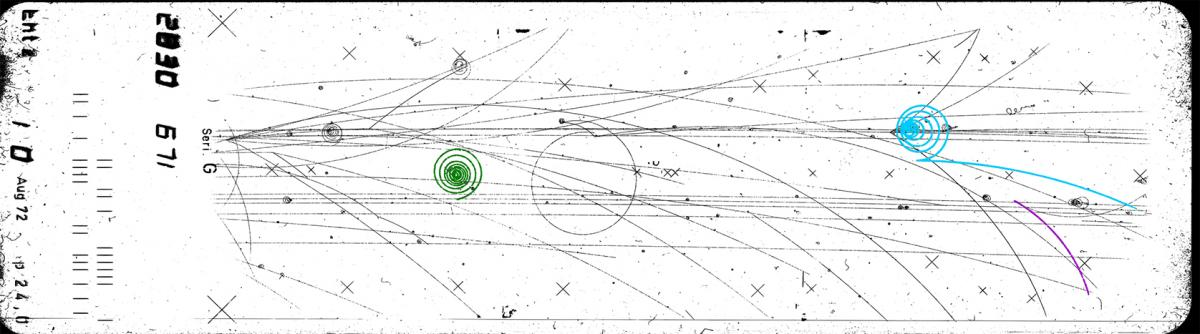
#> input picture bubble_chamber.jpg, 1200 x 334 px
$ python fractal_analysis.py
#> lines starting #> are read from the running program, lines starting #| are printed output that depends on the picture; after the words box and inside, x2 and y2 are one past the last pixel; in counts of white or black regions, pixels touching at a corner belong together
"""
FRACTAL DIMENSION ANALYSIS OF QUANTUM PARTICLE TRACKS
======================================================
Tests the [ICE] framework prediction: D = 1.50

This script analyzes bubble chamber images to measure the fractal
dimension of particle worldlines using box-counting method.

REQUIREMENTS:
pip install numpy matplotlib pillow scipy scikit-image pandas

USAGE:
1. Save your bubble chamber image as 'bubble_chamber.jpg'
2. Run: python fractal_analysis.py
3. Results printed to console + saved as PNG plots
"""

import numpy as np
import matplotlib.pyplot as plt
from PIL import Image
from scipy.ndimage import binary_erosion, binary_dilation
from skimage import measure, morphology
import pandas as pd
from scipy import stats

# ========================================================================
# STEP 1: Load and preprocess bubble chamber image
# ========================================================================

print("\n" + "="*70)
print("FRACTAL DIMENSION ANALYSIS OF QUANTUM PARTICLE TRACKS")
print("="*70 + "\n")

# Load the image
print("Loading bubble chamber image...")
img = Image.open('bubble_chamber.jpg')
#> img is the input picture: PIL image 1200x334 RGB; mean R, G, B 238, 238.8, 238.8
img_array = np.array(img.convert('L'))  # Convert to grayscale

print(f"Image size: {img_array.shape}")
#| Image size: (334, 1200)

# Threshold to isolate tracks (adjust threshold as needed)
# Dark tracks on light background
threshold = 200  # Adjust this if tracks aren't detected properly
binary = img_array < threshold
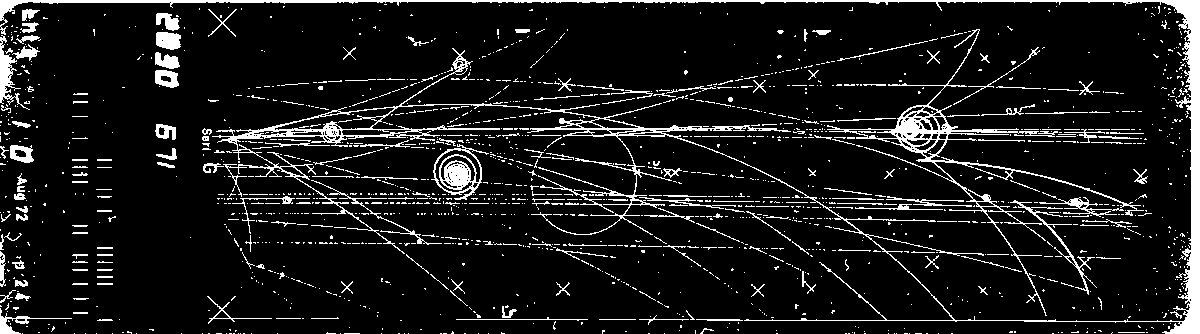
#> binary: shape (334, 1200) bool; 9.9% white; 1655 white regions (1436 under 20 px), largest, box (x1, y1, x2, y2) and area: (0, 0, 1200, 334) 14597, (827, 29, 1144, 316) 3767, (431, 144, 489, 200) 1171

# Clean up noise
print("Preprocessing: removing noise and artifacts...")
binary_clean = morphology.remove_small_objects(binary, min_size=50)
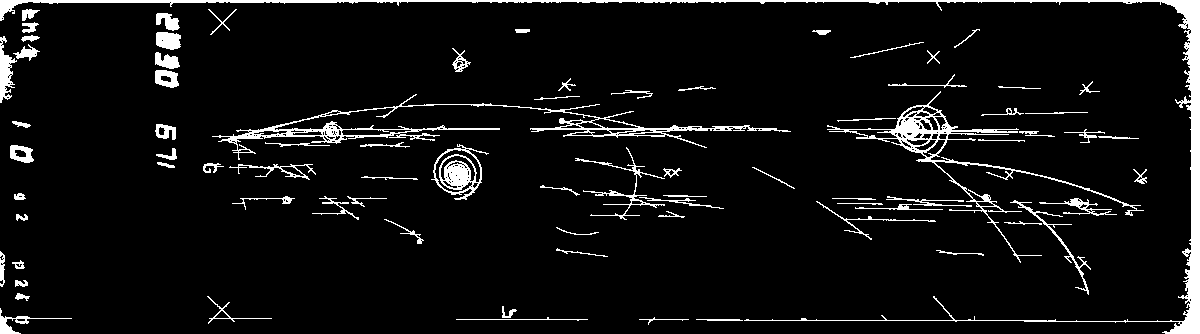
#> binary_clean: shape (334, 1200) bool; 6.4% white; 79 white regions, largest, box (x1, y1, x2, y2) and area: (0, 0, 1200, 334) 7916, (212, 94, 791, 160) 3579, (827, 91, 1144, 263) 3000
binary_clean = morphology.remove_small_holes(binary_clean, area_threshold=50)
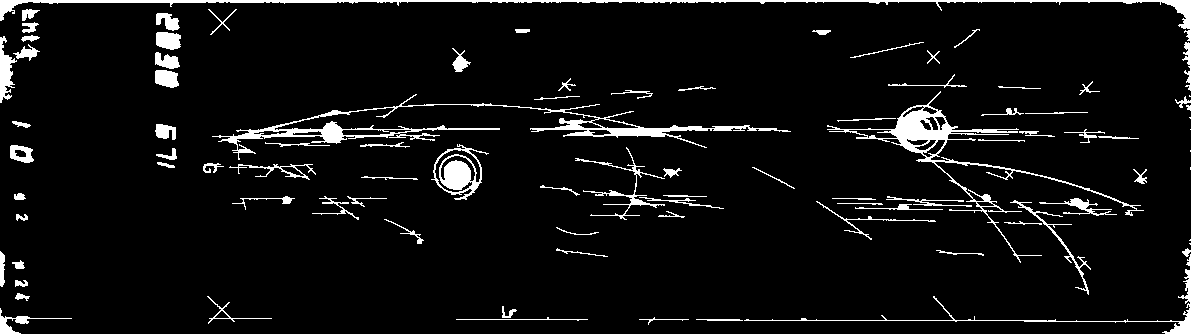
#> binary_clean: shape (334, 1200) bool; 6.7% white; 79 white regions

# Show preprocessed image
plt.figure(figsize=(15, 5))
plt.subplot(1, 2, 1)
plt.imshow(img_array, cmap='gray')
plt.title('Original Bubble Chamber Image')
plt.axis('off')

plt.subplot(1, 2, 2)
plt.imshow(binary_clean, cmap='gray')
plt.title('Detected Particle Tracks')
plt.axis('off')

plt.tight_layout()
plt.savefig('1_preprocessing.png', dpi=300, bbox_inches='tight')
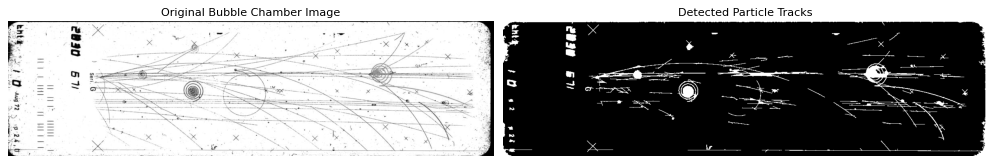
#> figure drawn by matplotlib, 2 panels
print("→ Saved: 1_preprocessing.png")
plt.show()

# ========================================================================
# STEP 2: Extract individual tracks using connected components
# ========================================================================

print("\nExtracting individual particle tracks...")

# Label connected components (each track)
labeled = measure.label(binary_clean)
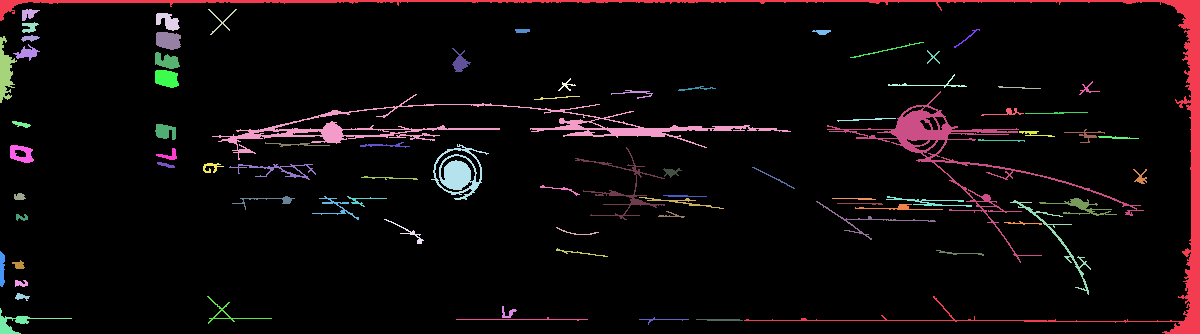
#> labeled: shape (334, 1200) int32; 80 distinct labels, from 0 to 79; one colour per label, 0 black
regions = measure.regionprops(labeled)
#> regions = 79 regions; largest, box (x1, y1, x2, y2) and area: (0, 0, 1200, 334) 7956, (212, 94, 791, 160) 4023, (827, 91, 1144, 263) 3298, (431, 144, 489, 200) 1275, (575, 147, 665, 220) 640

print(f"Found {len(regions)} potential track regions")
#| Found 79 potential track regions

# Filter by size to remove noise and fiducial markers
tracks = []
track_info = []

for region in regions:
    area = region.area
    # Keep only tracks of reasonable size (not tiny noise, not huge blobs)
    if 100 < area < 10000:
        # Get coordinates
        coords = region.coords  # Returns (row, col) = (y, x)
        # Swap to (x, y) convention
        track_coords = np.column_stack([coords[:, 1], coords[:, 0]])
        tracks.append(track_coords)
        track_info.append({
            'area': area,
            'bbox': region.bbox
        })
#> this loop made 79 passes
#> area on passes 1 to 12: 7956, 123, 94, 264, 109, 55, 50, 64, 375, 77, 566, 96
#> after the loop, track_info = 33 items; tracks = 33 items

print(f"Kept {len(tracks)} tracks after filtering")
#| Kept 33 tracks after filtering
print(f"Track sizes: {[info['area'] for info in track_info]}")
#> (printed output is left out)

# ========================================================================
# STEP 3: Calculate fractal dimension for each track
# ========================================================================

def box_counting_dimension(coords, min_box_size=2, max_box_size=None, n_sizes=15):
    """
    Calculate fractal dimension using box-counting method.

    The box-counting dimension is defined as:
        D = lim (log N(ε) / log(1/ε))
    where N(ε) is the number of boxes of size ε needed to cover the path.

    Args:
        coords: numpy array of shape (N, 2) with [x, y] coordinates
        min_box_size: minimum box size to test
        max_box_size: maximum box size (default: half of max extent)
        n_sizes: number of different box sizes to test

    Returns:
        D: fractal dimension
        box_sizes: array of box sizes tested
        counts: array of box counts for each size
    """
    # Normalize coordinates to start at origin
    coords_norm = coords - coords.min(axis=0)
    max_extent = coords_norm.max()

    if max_box_size is None:
        max_box_size = max_extent / 2

    # Logarithmically spaced box sizes
    box_sizes = np.logspace(np.log10(min_box_size),
                           np.log10(max_box_size), n_sizes)

    counts = []

    for epsilon in box_sizes:
        # Create grid of boxes
        grid_x = np.arange(0, coords_norm[:, 0].max() + epsilon, epsilon)
        grid_y = np.arange(0, coords_norm[:, 1].max() + epsilon, epsilon)

        # Digitize coordinates into boxes
        x_idx = np.digitize(coords_norm[:, 0], grid_x)
        y_idx = np.digitize(coords_norm[:, 1], grid_y)

        # Count unique boxes containing at least one point
        unique_boxes = len(set(zip(x_idx, y_idx)))
        counts.append(unique_boxes)

    # Fit line in log-log space: log(N) vs log(1/ε)
    log_inv_eps = np.log(1/box_sizes)
    log_N = np.log(counts)

    # Use middle range for fitting (avoid edge effects)
    use_indices = slice(3, -3) if len(box_sizes) > 10 else slice(None)
    coeffs = np.polyfit(log_inv_eps[use_indices], log_N[use_indices], 1)

    # Slope = fractal dimension D
    D = coeffs[0]

    return D, box_sizes, counts

# Analyze each track
print("\nCalculating fractal dimensions...")
print("-" * 70)

results = []

for i, track in enumerate(tracks):
    try:
        D, box_sizes, counts = box_counting_dimension(track)
        results.append({
            'track_id': i,
            'dimension': D,
            'n_points': len(track),
            'area': track_info[i]['area']
        })
        print(f"Track {i+1:2d}: D = {D:.3f} ({len(track):4d} points, area={track_info[i]['area']:4d})")
    except Exception as e:
        print(f"Track {i+1:2d}: Failed - {e}")
#> this loop made 33 passes
#> (max_extent in box_counting_dimension, max_box_size in box_counting_dimension, coeffs in box_counting_dimension, D, counts) on passes 2 to 8: (17, 8.5, [1.67, 4.68], 1.67, [38, 28, 25, 22, 15, 15, 12, 10, 8, 8, 6, 5, 5, 5, 4]), (23, 11.5, [1.52, 5.27], 1.52, [79, 61, 50, 38, 32, 26, 21, 17, 16, 11, 11, 8, 6, 6, 4]), (16, 8, [1.7, 4.8], 1.7, [38, 29, 27, 22, 20, 15, 13, 13, 10, 9, 6, 6, 5, 5, 5]), (24, 12, [1.72, 5.75], 1.72, [104, 81, 64, 49, 41, 32, 24, 19, 17, 12, 12, 8, 6, 6, 4]), (66, 33, [1.61, 6.13], 1.61, [171, 111, 82, 57, 42, 32, 20, 15, 12, 10, 6, 4, 3, 3, 3]), (26, 13, [1.54, 5.17], 1.54, [60, 51, 36, 31, 27, 21, 18, 16, 12, 9, 8, 6, 6, 5, 5]), (23, 11.5, [1.49, 5.16], 1.49, [64, 54, 42, 35, 29, 26, 21, 16, 15, 11, 10, 8, 7, 5, 4])
#> (max_extent in box_counting_dimension, max_box_size in box_counting_dimension, coeffs in box_counting_dimension, D) on passes 1, 12, 13, 16, 18: (1199, 599.5, [1.11, 8.11], 1.11), (316, 158, [1.34, 7.92], 1.34), (578, 289, [1.45, 8.43], 1.45), (57, 28.5, [1.7, 7.34], 1.7), (89, 44.5, [1.21, 6.43], 1.21)
#| Track  1: Failed - Unknown format code 'd' for object of type 'float'
#| Track  2: Failed - Unknown format code 'd' for object of type 'float'
#| Track  3: Failed - Unknown format code 'd' for object of type 'float'
#| Track  4: Failed - Unknown format code 'd' for object of type 'float'
#| Track  5: Failed - Unknown format code 'd' for object of type 'float'
#| Track  6: Failed - Unknown format code 'd' for object of type 'float'
#| Track  7: Failed - Unknown format code 'd' for object of type 'float'
#| Track  8: Failed - Unknown format code 'd' for object of type 'float'
#> (further printed lines are left out)
#> after the loop, results = 33 items

# ========================================================================
# STEP 4: Statistical analysis
# ========================================================================

print("\n" + "="*70)
print("STATISTICAL ANALYSIS")
print("="*70)

results_df = pd.DataFrame(results)
#> results_df = table of 33 rows and 4 columns

if len(results_df) == 0:
    print("ERROR: No tracks successfully analyzed!")
    print("Try adjusting the threshold parameter (line 41)")
    exit(1)

D_mean = results_df['dimension'].mean()
#> D_mean = 1.39
D_std = results_df['dimension'].std()
#> D_std = 0.232
D_median = results_df['dimension'].median()
#> D_median = 1.34
D_min = results_df['dimension'].min()
#> D_min = 0.951
D_max = results_df['dimension'].max()
#> D_max = 1.74

print(f"\nNumber of tracks analyzed: {len(results_df)}")
#| Number of tracks analyzed: 33
print(f"Mean D     = {D_mean:.4f} ± {D_std:.4f}")
#| Mean D     = 1.3872 ± 0.2315
print(f"Median D   = {D_median:.4f}")
#| Median D   = 1.3388
print(f"Range      = [{D_min:.4f}, {D_max:.4f}]")
#| Range      = [0.9506, 1.7399]

# Hypothesis test: Is D = 1.50?
print("\n" + "-"*70)
print("HYPOTHESIS TEST: H₀: D = 1.50 ([ICE] framework prediction)")
print("-"*70)

predicted_D = 1.50
t_stat = (D_mean - predicted_D) / (D_std / np.sqrt(len(results_df)))
#> t_stat = -2.8
df = len(results_df) - 1
#> df = 32
p_value = 2 * (1 - stats.t.cdf(abs(t_stat), df))
#> p_value = 0.0086

print(f"Null hypothesis:     H₀: D = {predicted_D}")
print(f"Alternative:         H₁: D ≠ {predicted_D}")
print(f"t-statistic:         {t_stat:.4f}")
#| t-statistic:         -2.7995
print(f"Degrees of freedom:  {df}")
#| Degrees of freedom:  32
print(f"p-value:             {p_value:.4f}")
#| p-value:             0.0086

deviation_percent = abs(D_mean - predicted_D) / predicted_D * 100
#> deviation_percent = 7.52

print(f"\nDeviation from prediction: {abs(D_mean - predicted_D):.4f} ({deviation_percent:.2f}%)")
#| Deviation from prediction: 0.1128 (7.52%)

if p_value > 0.05:
    print("\n" + "✓"*35)
    print("RESULT: Cannot reject H₀ (p > 0.05)")
    print(f"→ Measured D = {D_mean:.3f} is CONSISTENT with predicted D = 1.50")
    print("→ [ICE] framework prediction CONFIRMED by data!")
    print("✓"*35)
else:
    print("\n" + "✗"*35)
    print("RESULT: Reject H₀ (p < 0.05)")
    print(f"→ Measured D = {D_mean:.3f} differs significantly from 1.50")
#| → Measured D = 1.387 differs significantly from 1.50
    print("→ Framework prediction not supported by this data")
    print("✗"*35)

# ========================================================================
# STEP 5: Visualizations
# ========================================================================

print("\nGenerating publication-quality plots...")

# Create comprehensive figure
fig = plt.figure(figsize=(16, 10))

# 1. Histogram of dimensions
ax1 = plt.subplot(2, 3, 1)
ax1.hist(results_df['dimension'], bins=min(15, len(results_df)),
         alpha=0.7, edgecolor='black', color='steelblue')
ax1.axvline(predicted_D, color='red', linestyle='--', linewidth=2,
           label=f'Predicted D={predicted_D}')
ax1.axvline(D_mean, color='blue', linestyle='-', linewidth=2,
           label=f'Measured D={D_mean:.3f}')
ax1.set_xlabel('Fractal Dimension D', fontsize=11)
ax1.set_ylabel('Count', fontsize=11)
ax1.set_title('Distribution of Measured Fractal Dimensions', fontsize=12, fontweight='bold')
ax1.legend(fontsize=10)
ax1.grid(True, alpha=0.3)

# 2. Box plot
ax2 = plt.subplot(2, 3, 2)
box = ax2.boxplot([results_df['dimension']], widths=0.5)
#> box = 6 items
ax2.axhline(predicted_D, color='red', linestyle='--', linewidth=2, label='Predicted')
ax2.set_ylabel('Fractal Dimension D', fontsize=11)
ax2.set_title('Statistical Distribution', fontsize=12, fontweight='bold')
ax2.set_xticklabels(['All Tracks'])
ax2.legend(fontsize=10)
ax2.grid(True, alpha=0.3, axis='y')

# 3. D vs track length
ax3 = plt.subplot(2, 3, 3)
ax3.scatter(results_df['n_points'], results_df['dimension'],
           s=100, alpha=0.6, c='steelblue', edgecolors='black')
ax3.axhline(predicted_D, color='red', linestyle='--', linewidth=2, alpha=0.7)
ax3.set_xlabel('Number of Points in Track', fontsize=11)
ax3.set_ylabel('Fractal Dimension D', fontsize=11)
ax3.set_title('D vs Track Length', fontsize=12, fontweight='bold')
ax3.grid(True, alpha=0.3)

# 4. Example box-counting plot
if len(tracks) > 0:
    ax4 = plt.subplot(2, 3, 4)
    # Re-analyze first track for plotting
    D_ex, bs_ex, cnt_ex = box_counting_dimension(tracks[0])
#> D_ex = 1.11; bs_ex = [2, 3.01, 4.52, 6.79, 10.2, 15.33, 23.04, 34.63, 52.04, 78.2, 117.5, 176.6, 265.4, 398.9, 599.5]; cnt_ex = [2391, 1134, 696, 404, 247, 160, 103, 60, 46, 28, 17, 10, 8, 4, 3]
    log_inv_eps = np.log(1/bs_ex)
#> log_inv_eps = [-0.693, -1.1, -1.51, -1.92, -2.32, -2.73, -3.14, -3.54, -3.95, -4.36, -4.77, -5.17, -5.58, -5.99, -6.4]
    log_N = np.log(cnt_ex)
#> log_N = [7.78, 7.03, 6.55, 6, 5.51, 5.08, 4.63, 4.09, 3.83, 3.33, 2.83, 2.3, 2.08, 1.39, 1.1]

    ax4.scatter(log_inv_eps, log_N, s=80, alpha=0.7, c='steelblue', edgecolors='black')

    # Fit line
    use_idx = slice(3, -3) if len(bs_ex) > 10 else slice(None)
    coeffs = np.polyfit(log_inv_eps[use_idx], log_N[use_idx], 1)
#> coeffs = [1.11, 8.11]
    fit_line = coeffs[0] * log_inv_eps + coeffs[1]
#> fit_line = [7.34, 6.89, 6.44, 5.99, 5.53, 5.08, 4.63, 4.18, 3.73, 3.28, 2.82, 2.37, 1.92, 1.47, 1.02]
    ax4.plot(log_inv_eps, fit_line, 'r--', linewidth=2,
            label=f'Fit: D = {coeffs[0]:.3f}')

    ax4.set_xlabel('log(1/ε)', fontsize=11)
    ax4.set_ylabel('log(N(ε))', fontsize=11)
    ax4.set_title('Box-Counting Analysis (Example Track)', fontsize=12, fontweight='bold')
    ax4.legend(fontsize=10)
    ax4.grid(True, alpha=0.3)

# 5. Track visualization
ax5 = plt.subplot(2, 3, 5)
ax5.imshow(img_array, cmap='gray', alpha=0.5)
# Overlay tracks with colors based on D
for i, (track, result) in enumerate(zip(tracks, results)):
    D_val = result['dimension']
    # Color code: blue (D<1.4), green (1.4-1.6), red (D>1.6)
    if D_val < 1.4:
        color = 'blue'
    elif D_val < 1.6:
        color = 'green'
    else:
        color = 'red'
    ax5.plot(track[:, 0], track[:, 1], color=color, linewidth=2, alpha=0.7)
#> this loop made 33 passes
#> (D_val, color) on passes 1 to 12: (1.11, 'blue'), (1.67, 'red'), (1.52, 'green'), (1.7, 'red'), (1.72, 'red'), (1.61, 'red'), (1.54, 'green'), (1.49, 'green'), (1.67, 'red'), (1.68, 'red'), (1.21, 'blue'), (1.34, 'blue')
ax5.set_title('Detected Tracks (color-coded by D)', fontsize=12, fontweight='bold')
ax5.axis('off')

# 6. Summary statistics text
ax6 = plt.subplot(2, 3, 6)
ax6.axis('off')
summary_text = f"""
MEASUREMENT SUMMARY
{'='*40}

Tracks analyzed:      {len(results_df)}
Mean D:              {D_mean:.4f} ± {D_std:.4f}
Median D:            {D_median:.4f}
Range:               [{D_min:.3f}, {D_max:.3f}]

FRAMEWORK PREDICTION
{'='*40}

Predicted D:         {predicted_D}
Deviation:           {abs(D_mean - predicted_D):.4f} ({deviation_percent:.1f}%)

STATISTICAL TEST
{'='*40}

t-statistic:         {t_stat:.4f}
p-value:             {p_value:.4f}
Result:              {"CONFIRMED ✓" if p_value > 0.05 else "NOT CONFIRMED ✗"}

"""
ax6.text(0.1, 0.5, summary_text, fontsize=11, family='monospace',
        verticalalignment='center', bbox=dict(boxstyle='round',
        facecolor='wheat', alpha=0.3))

plt.suptitle('Fractal Analysis of Quantum Particle Worldlines',
            fontsize=16, fontweight='bold', y=0.995)
plt.tight_layout(rect=[0, 0, 1, 0.99])
plt.savefig('2_fractal_analysis_results.png', dpi=300, bbox_inches='tight')
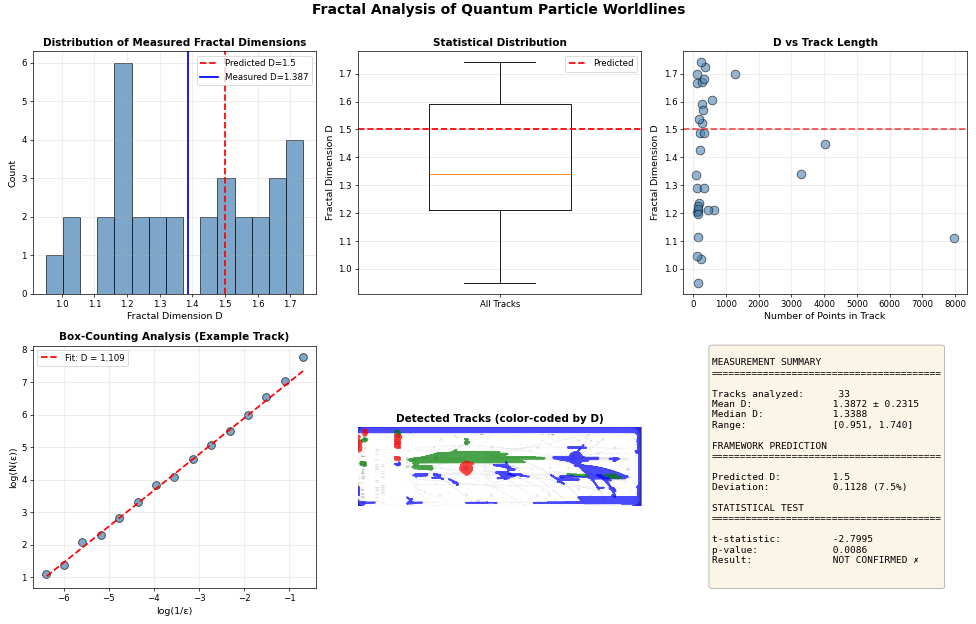
#> figure drawn by matplotlib, 5 panels; panel 1: tallest bar 6 high, from x = 1.16 to 1.21
print("→ Saved: 2_fractal_analysis_results.png")
plt.show()

# Save results to CSV
results_df.to_csv('fractal_dimensions.csv', index=False)
print("→ Saved: fractal_dimensions.csv")

print("\n" + "="*70)
print("ANALYSIS COMPLETE")
print("="*70)
print("\nGenerated files:")
print("  • 1_preprocessing.png")
print("  • 2_fractal_analysis_results.png")
print("  • fractal_dimensions.csv")
print("\nFor publication, use the results from 2_fractal_analysis_results.png")
